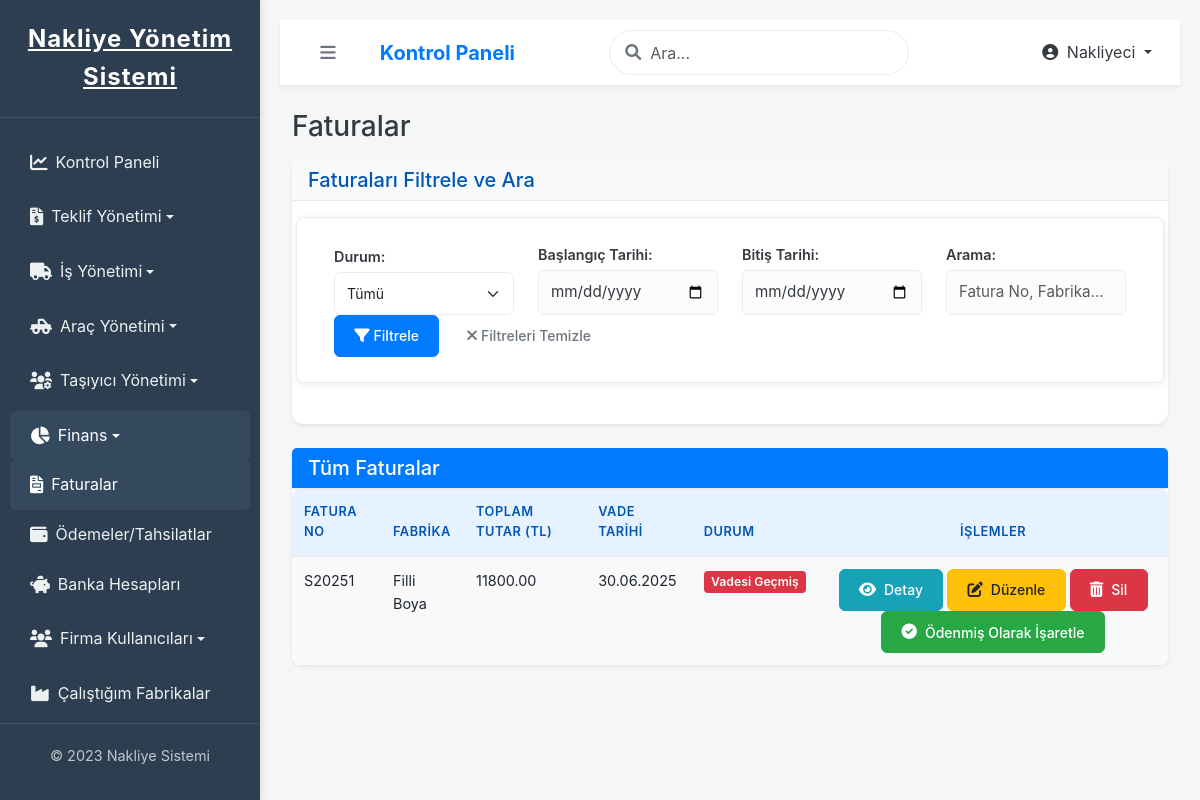
Page /nakliyeci/faturalar/ (signed in) on the earlier database version.
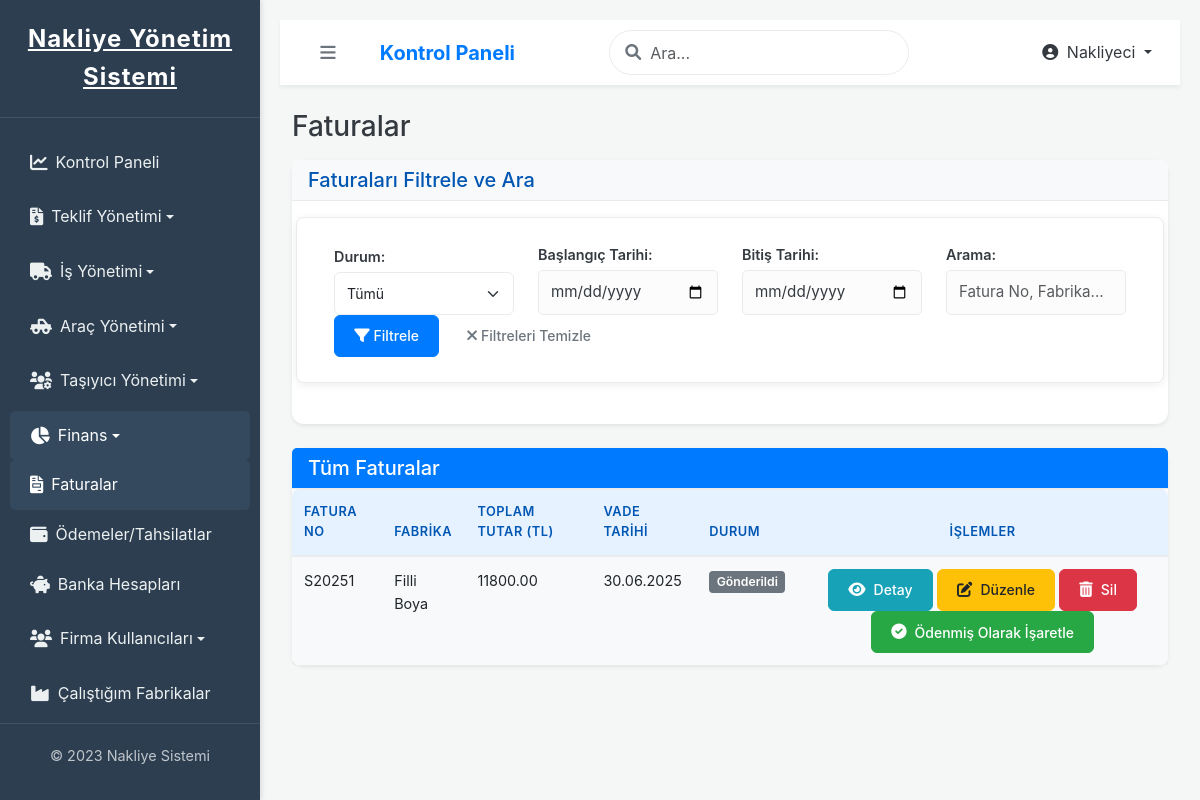
Same page on the later database version.
### ana_uygulama/models.py (models this page shows, shortened)
class Invoice(models.Model):
    TYPE_CHOICES = [
        ('E_FATURA', 'E-Fatura'),
        ('E_ARSIV', 'E-Arşiv Faturası'),
    ]
    STATUS_CHOICES = [
        ('DRAFT', 'Taslak'),
        ('SENT', 'Gönderildi'),
        ('PAID', 'Ödendi'),
        ('PARTIALLY_PAID', 'Kısmen Ödendi'),
        ('OVERDUE', 'Gecikmiş'),
        ('VOID', 'İptal Edildi'),
    ]
    billed_to_factory = models.ForeignKey(
        'Company',
        on_delete=models.PROTECT,
        limit_choices_to={'company_type': 'FABRIKA'},
        related_name='invoices_to_factory',
        verbose_name="Faturalanan Fabrika"
    )
    issued_by_shipper = models.ForeignKey(
        'Company',
        on_delete=models.PROTECT,
        limit_choices_to={'company_type': 'NAKLIYECI'},
        related_name='invoices_from_shipper',
        verbose_name="Faturayı Kesen Nakliyeci"
    )
    shipment = models.ForeignKey(
        'Shipment',
        on_delete=models.SET_NULL, # Fatura silinse bile Shipment objesi silinmez, sadece bu ilişki NULL olur.
        null=True, blank=True,
        verbose_name="İlişkili Sevkiyat"
    )
    created_by = models.ForeignKey(
        settings.AUTH_USER_MODEL,
        on_delete=models.SET_NULL,
        null=True, blank=True,
        verbose_name="Oluşturan Kullanıcı"
    )
    invoice_number = models.CharField(max_length=50, unique=True, verbose_name="Fatura Numarası")
    invoice_type = models.CharField(max_length=10, choices=TYPE_CHOICES, verbose_name="Fatura Tipi")
    issue_date = models.DateField(default=timezone.now, verbose_name="Düzenlenme Tarihi")
    due_date = models.DateField(verbose_name="Vade Tarihi")
    amount = models.DecimalField(max_digits=10, decimal_places=2, verbose_name="Net Tutar (KDV Hariç)", default=Decimal('0.00'))
    vat_rate = models.DecimalField(
        max_digits=5,
        decimal_places=2,
        default=Decimal('0.00'),
        verbose_name="KDV Oranı (%)",
        help_text="Faturaya uygulanacak KDV oranı (örneğin %18 için 18.00 girin)"
    )
    total_vat_amount = models.DecimalField(
        max_digits=10, decimal_places=2,
        default=Decimal('0.00'),
        verbose_name="Toplam KDV Tutarı",
        blank=True, null=True
    )
    total_amount = models.DecimalField(
        max_digits=10, decimal_places=2,
        default=Decimal('0.00'),
        verbose_name="Toplam Tutar (KDV Dahil)",
        blank=True, null=True
    )
    status = models.CharField(max_length=20, choices=STATUS_CHOICES, default='DRAFT', verbose_name="Durum")
    created_at = models.DateTimeField(auto_now_add=True, verbose_name="Oluşturulma Tarihi")
    updated_at = models.DateTimeField(auto_now=True, verbose_name="Son Güncelleme Tarihi")
    class Meta:
        verbose_name = "Fatura"
        verbose_name_plural = "Faturalar"
        ordering = ['-issue_date', '-created_at']
    def get_status_display(self):
        return dict(self.STATUS_CHOICES).get(self.status, self.status)

class Company(models.Model):
    COMPANY_TYPE_CHOICES = [
        ('FABRIKA', 'Fabrika'),
        ('NAKLIYECI', 'Nakliyeci'),
    ]
    name = models.CharField(max_length=255, verbose_name="Firma Adı")
    company_type = models.CharField(max_length=10, choices=COMPANY_TYPE_CHOICES, verbose_name="Firma Tipi")
    address = models.TextField(blank=True, null=True, verbose_name="Adres")
    phone = models.CharField(max_length=20, blank=True, null=True, verbose_name="Telefon")
    email = models.EmailField(blank=True, null=True, verbose_name="E-posta")
    tax_id_number = models.CharField(max_length=20, blank=True, null=True, verbose_name="Vergi Numarası")
    is_active = models.BooleanField(default=True, verbose_name="Aktif mi?")
    created_at = models.DateTimeField(auto_now_add=True)
    updated_at = models.DateTimeField(auto_now=True)
    class Meta:
        verbose_name = "Firma"
        verbose_name_plural = "Firmalar"
        ordering = ['name']

### ana_uygulama/views.py (the view, shortened to what this page needs)
# urls.py: path('nakliyeci/faturalar/', views.invoice_list_nakliyeci_view, name='invoice_list_nakliyeci_view'),
@login_required
def invoice_list_nakliyeci_view(request):
    if not request.user.is_authenticated or not hasattr(request.user, 'company') or request.user.company.company_type != 'NAKLIYECI':
        messages.error(request, "Bu sayfaya erişim izniniz yok.")
        return redirect('ana_uygulama:dashboard')
    current_nakliyeci_company = request.user.company
    invoices = Invoice.objects.filter(issued_by_shipper=current_nakliyeci_company)
    status_filter = request.GET.get('status', '')
    date_from_filter = request.GET.get('date_from', '')
    date_to_filter = request.GET.get('date_to', '')
    search_query = request.GET.get('q', '').strip()
    page_title = "Faturalar"
    filter_description = "Tüm Faturalar"
    if date_from_filter:
        try:
            date_from = timezone.datetime.strptime(date_from_filter, "%Y-%m-%d").date()
            invoices = invoices.filter(issue_date__gte=date_from)
        except ValueError:
            messages.warning(request, "Geçersiz başlangıç tarihi formatı.")
    if date_to_filter:
        try:
            date_to = timezone.datetime.strptime(date_to_filter, "%Y-%m-%d").date()
            invoices = invoices.filter(issue_date__lte=date_to)
        except ValueError:
            messages.warning(request, "Geçersiz bitiş tarihi formatı.")
    invoices = invoices.order_by('-issue_date', '-created_at')
    context = {
        'invoices': invoices,
        'page_title': page_title,
        'filter_description': filter_description,
        'status_choices': Invoice.STATUS_CHOICES, # For filter dropdown
        'current_filter': status_filter, # The actual value selected from dropdown
        'current_date_from': date_from_filter,
        'current_date_to': date_to_filter,
        'search_query': search_query,
    }
    return render(request, 'ana_uygulama/nakliyeci/invoice_list.html', context)

### ana_uygulama/templates/ana_uygulama/nakliyeci/invoice_list.html (shortened to what the changed rows need)
{% extends "base.html" %}
{% load static %}
{% block content %}
<div class="card shadow-sm">
    <div class="card-body p-0">
        <div class="table-responsive">
            <table class="table table-hover table-striped mb-0">
                <thead class="bg-light">
                    <tr>
                        <th scope="col">FATURA NO</th>
                        <th scope="col">FABRİKA</th>
                        <th scope="col">TOPLAM TUTAR (TL)</th>
                        <th scope="col">VADE TARİHİ</th>
                        <th scope="col">DURUM</th>
                        <th scope="col" class="text-center">İŞLEMLER</th>
                    </tr>
                </thead>
                <tbody>
                    {% for invoice in invoices %}
                    <tr id="invoice-row-{{ invoice.pk }}">
                        <td>{{ invoice.invoice_number }}</td>
                        <td>{{ invoice.billed_to_factory.name }}</td>
                        <td>{{ invoice.total_amount|floatformat:2 }}</td>
                        <td>{{ invoice.due_date|date:"d.m.Y" }}</td>
                        <td id="status-cell-{{ invoice.pk }}">
                            {% if invoice.status == 'PAID' %}
                                <span class="badge bg-success">Ödenmiş</span>
                            {% elif invoice.status == 'PARTIALLY_PAID' %}
                                <span class="badge bg-warning text-dark">Kısmen Ödenmiş</span>
                            {% elif invoice.status == 'OVERDUE' %}
                                <span class="badge bg-danger">Vadesi Geçmiş</span>
                            {% else %}
                                <span class="badge bg-secondary">{{ invoice.get_status_display }}</span>
                            {% endif %}
                        </td>
                        <td class="text-center" id="actions-cell-{{ invoice.pk }}">
                            <a href="{% url 'ana_uygulama:invoice_detail_nakliyeci_view' invoice.pk %}" class="btn btn-info btn-sm" title="Detay"><i class="fas fa-eye"></i>Detay</a>
                            <a href="{% url 'ana_uygulama:invoice_update_view' invoice.pk %}" class="btn btn-warning btn-sm" title="Düzenle"><i class="fas fa-edit"></i>Düzenle</a>
                            <a href="{% url 'ana_uygulama:invoice_delete_view' invoice.pk %}" class="btn btn-danger btn-sm" title="Sil"><i class="fas fa-trash-alt"></i>Sil</a>
                            {% if invoice.status != 'PAID' and invoice.status != 'VOID' %}
                                <button type="button" class="btn btn-success btn-sm mark-as-paid-btn"
                                        data-invoice-id="{{ invoice.pk }}"
                                        data-invoice-number="{{ invoice.invoice_number }}"
                                        title="Ödenmiş Olarak İşaretle">
                                    <i class="fas fa-check-circle"></i>
                                Ödenmiş Olarak İşaretle</button>
                            {% endif %}
                        </td>
                    </tr>
                    {% empty %}
                    <tr>
                        <td colspan="6" class="text-center py-4">Filtrelerinize uygun fatura bulunamadı.</td>
                    </tr>
                    {% endfor %}
                </tbody>
            </table>
        </div>
    </div>
</div>
{% endblock %}

Differences in the rows shown:
changed Invoice "Filli Boya": status (not shown) → "Gönderildi"; no longer shows "Vadesi Geçmiş"
